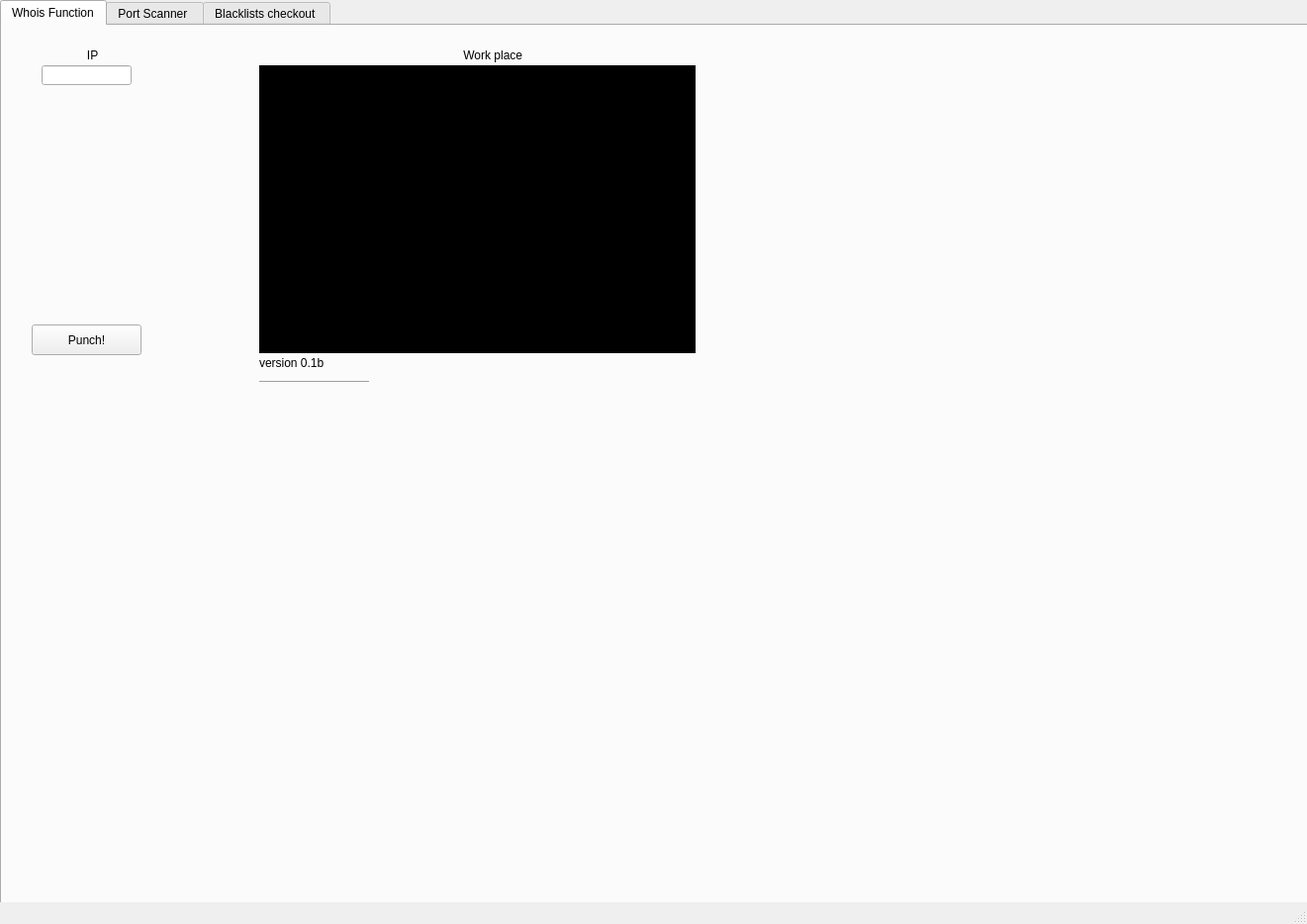
<?xml version="1.0" encoding="UTF-8"?>
<ui version="4.0">
 <class>MainWindow</class>
 <widget class="QMainWindow" name="MainWindow">
  <property name="geometry">
   <rect>
    <x>0</x>
    <y>0</y>
    <width>1321</width>
    <height>934</height>
   </rect>
  </property>
  <property name="windowTitle">
   <string>MainWindow</string>
  </property>
  <widget class="QWidget" name="centralwidget">
   <widget class="QTabWidget" name="tabWidget">
    <property name="geometry">
     <rect>
      <x>0</x>
      <y>0</y>
      <width>2421</width>
      <height>921</height>
     </rect>
    </property>
    <property name="minimumSize">
     <size>
      <width>801</width>
      <height>0</height>
     </size>
    </property>
    <property name="styleSheet">
     <string notr="true">QPushButton:hover {
  background-color:silver
}</string>
    </property>
    <property name="currentIndex">
     <number>0</number>
    </property>
    <widget class="QWidget" name="tab">
     <attribute name="title">
      <string>Whois Function</string>
     </attribute>
     <widget class="QPushButton" name="pushButton">
      <property name="geometry">
       <rect>
        <x>30</x>
        <y>302</y>
        <width>111</width>
        <height>31</height>
       </rect>
      </property>
      <property name="text">
       <string>Punch!</string>
      </property>
     </widget>
     <widget class="QTextEdit" name="textEdit_2">
      <property name="geometry">
       <rect>
        <x>260</x>
        <y>40</y>
        <width>441</width>
        <height>291</height>
       </rect>
      </property>
      <property name="styleSheet">
       <string notr="true">background-color:black</string>
      </property>
     </widget>
     <widget class="QLabel" name="label">
      <property name="geometry">
       <rect>
        <x>36</x>
        <y>20</y>
        <width>101</width>
        <height>20</height>
       </rect>
      </property>
      <property name="text">
       <string>               IP</string>
      </property>
     </widget>
     <widget class="QLabel" name="label_2">
      <property name="geometry">
       <rect>
        <x>260</x>
        <y>20</y>
        <width>441</width>
        <height>20</height>
       </rect>
      </property>
      <property name="text">
       <string>                                                              Work place</string>
      </property>
     </widget>
     <widget class="QLineEdit" name="lineEdit">
      <property name="geometry">
       <rect>
        <x>40</x>
        <y>40</y>
        <width>91</width>
        <height>20</height>
       </rect>
      </property>
     </widget>
     <widget class="QLabel" name="wh1">
      <property name="geometry">
       <rect>
        <x>270</x>
        <y>39</y>
        <width>181</width>
        <height>41</height>
       </rect>
      </property>
      <property name="styleSheet">
       <string notr="true">color:red;</string>
      </property>
      <property name="text">
       <string/>
      </property>
     </widget>
     <widget class="QLabel" name="wh2">
      <property name="geometry">
       <rect>
        <x>270</x>
        <y>70</y>
        <width>181</width>
        <height>31</height>
       </rect>
      </property>
      <property name="styleSheet">
       <string notr="true">color:red;</string>
      </property>
      <property name="text">
       <string/>
      </property>
     </widget>
     <widget class="QLabel" name="wh3">
      <property name="geometry">
       <rect>
        <x>270</x>
        <y>80</y>
        <width>181</width>
        <height>61</height>
       </rect>
      </property>
      <property name="styleSheet">
       <string notr="true">color:red;</string>
      </property>
      <property name="text">
       <string/>
      </property>
     </widget>
     <widget class="QLabel" name="wh4">
      <property name="geometry">
       <rect>
        <x>270</x>
        <y>110</y>
        <width>181</width>
        <height>51</height>
       </rect>
      </property>
      <property name="styleSheet">
       <string notr="true">color:red;</string>
      </property>
      <property name="text">
       <string/>
      </property>
     </widget>
     <widget class="QLabel" name="wh5">
      <property name="geometry">
       <rect>
        <x>270</x>
        <y>130</y>
        <width>181</width>
        <height>61</height>
       </rect>
      </property>
      <property name="styleSheet">
       <string notr="true">color:red;</string>
      </property>
      <property name="text">
       <string/>
      </property>
     </widget>
     <widget class="QLabel" name="wh6">
      <property name="geometry">
       <rect>
        <x>270</x>
        <y>160</y>
        <width>181</width>
        <height>51</height>
       </rect>
      </property>
      <property name="styleSheet">
       <string notr="true">color:red;</string>
      </property>
      <property name="text">
       <string/>
      </property>
     </widget>
     <widget class="QLabel" name="wh7">
      <property name="geometry">
       <rect>
        <x>270</x>
        <y>180</y>
        <width>421</width>
        <height>61</height>
       </rect>
      </property>
      <property name="styleSheet">
       <string notr="true">color:red;</string>
      </property>
      <property name="text">
       <string/>
      </property>
     </widget>
     <widget class="QLabel" name="wh8">
      <property name="geometry">
       <rect>
        <x>270</x>
        <y>250</y>
        <width>261</width>
        <height>81</height>
       </rect>
      </property>
      <property name="styleSheet">
       <string notr="true">color:red;</string>
      </property>
      <property name="text">
       <string/>
      </property>
     </widget>
     <widget class="Line" name="line">
      <property name="geometry">
       <rect>
        <x>260</x>
        <y>350</y>
        <width>111</width>
        <height>21</height>
       </rect>
      </property>
      <property name="orientation">
       <enum>Qt::Horizontal</enum>
      </property>
     </widget>
     <widget class="QLabel" name="label_7">
      <property name="geometry">
       <rect>
        <x>260</x>
        <y>330</y>
        <width>441</width>
        <height>21</height>
       </rect>
      </property>
      <property name="text">
       <string>version 0.1b</string>
      </property>
     </widget>
    </widget>
    <widget class="QWidget" name="tab_3">
     <attribute name="title">
      <string>Port Scanner </string>
     </attribute>
     <widget class="QTextEdit" name="textEdit_5">
      <property name="geometry">
       <rect>
        <x>260</x>
        <y>40</y>
        <width>441</width>
        <height>291</height>
       </rect>
      </property>
      <property name="styleSheet">
       <string notr="true">background-color:black;color:red;</string>
      </property>
     </widget>
     <widget class="QPushButton" name="pushButton_3">
      <property name="geometry">
       <rect>
        <x>30</x>
        <y>302</y>
        <width>111</width>
        <height>31</height>
       </rect>
      </property>
      <property name="text">
       <string>Punch!</string>
      </property>
     </widget>
     <widget class="QLabel" name="label_5">
      <property name="geometry">
       <rect>
        <x>36</x>
        <y>22</y>
        <width>111</width>
        <height>16</height>
       </rect>
      </property>
      <property name="text">
       <string>               IP</string>
      </property>
     </widget>
     <widget class="QLabel" name="label_6">
      <property name="geometry">
       <rect>
        <x>260</x>
        <y>15</y>
        <width>431</width>
        <height>31</height>
       </rect>
      </property>
      <property name="text">
       <string>                                                              Work place</string>
      </property>
     </widget>
     <widget class="QLineEdit" name="lineEdit_2">
      <property name="geometry">
       <rect>
        <x>40</x>
        <y>40</y>
        <width>91</width>
        <height>20</height>
       </rect>
      </property>
     </widget>
     <widget class="Line" name="line_2">
      <property name="geometry">
       <rect>
        <x>260</x>
        <y>350</y>
        <width>111</width>
        <height>20</height>
       </rect>
      </property>
      <property name="orientation">
       <enum>Qt::Horizontal</enum>
      </property>
     </widget>
     <widget class="QLabel" name="label_8">
      <property name="geometry">
       <rect>
        <x>260</x>
        <y>330</y>
        <width>60</width>
        <height>21</height>
       </rect>
      </property>
      <property name="text">
       <string>version 0.1b</string>
      </property>
     </widget>
    </widget>
    <widget class="QWidget" name="tab_2">
     <attribute name="title">
      <string>Blacklists checkout </string>
     </attribute>
     <widget class="QLabel" name="label_3">
      <property name="geometry">
       <rect>
        <x>36</x>
        <y>20</y>
        <width>101</width>
        <height>20</height>
       </rect>
      </property>
      <property name="toolTipDuration">
       <number>-7</number>
      </property>
      <property name="styleSheet">
       <string notr="true">color:black;</string>
      </property>
      <property name="text">
       <string>               IP</string>
      </property>
     </widget>
     <widget class="QTextEdit" name="textEdit_4">
      <property name="geometry">
       <rect>
        <x>260</x>
        <y>40</y>
        <width>441</width>
        <height>291</height>
       </rect>
      </property>
      <property name="styleSheet">
       <string notr="true">background-color:black;color:red;</string>
      </property>
     </widget>
     <widget class="QLabel" name="label_4">
      <property name="geometry">
       <rect>
        <x>260</x>
        <y>20</y>
        <width>441</width>
        <height>20</height>
       </rect>
      </property>
      <property name="text">
       <string>                                                              Work place</string>
      </property>
     </widget>
     <widget class="QPushButton" name="pushButton_2">
      <property name="geometry">
       <rect>
        <x>30</x>
        <y>302</y>
        <width>111</width>
        <height>31</height>
       </rect>
      </property>
      <property name="text">
       <string>Punch!</string>
      </property>
     </widget>
     <widget class="QLineEdit" name="lineEdit_3">
      <property name="geometry">
       <rect>
        <x>40</x>
        <y>40</y>
        <width>91</width>
        <height>20</height>
       </rect>
      </property>
     </widget>
     <widget class="Line" name="line_3">
      <property name="geometry">
       <rect>
        <x>260</x>
        <y>350</y>
        <width>111</width>
        <height>21</height>
       </rect>
      </property>
      <property name="orientation">
       <enum>Qt::Horizontal</enum>
      </property>
     </widget>
     <widget class="QLabel" name="label_9">
      <property name="geometry">
       <rect>
        <x>260</x>
        <y>325</y>
        <width>111</width>
        <height>31</height>
       </rect>
      </property>
      <property name="text">
       <string>version 0.1b</string>
      </property>
     </widget>
    </widget>
   </widget>
  </widget>
  <widget class="QMenuBar" name="menubar">
   <property name="geometry">
    <rect>
     <x>0</x>
     <y>0</y>
     <width>1321</width>
     <height>20</height>
    </rect>
   </property>
  </widget>
  <widget class="QStatusBar" name="statusbar"/>
 </widget>
 <resources/>
 <connections/>
</ui>
